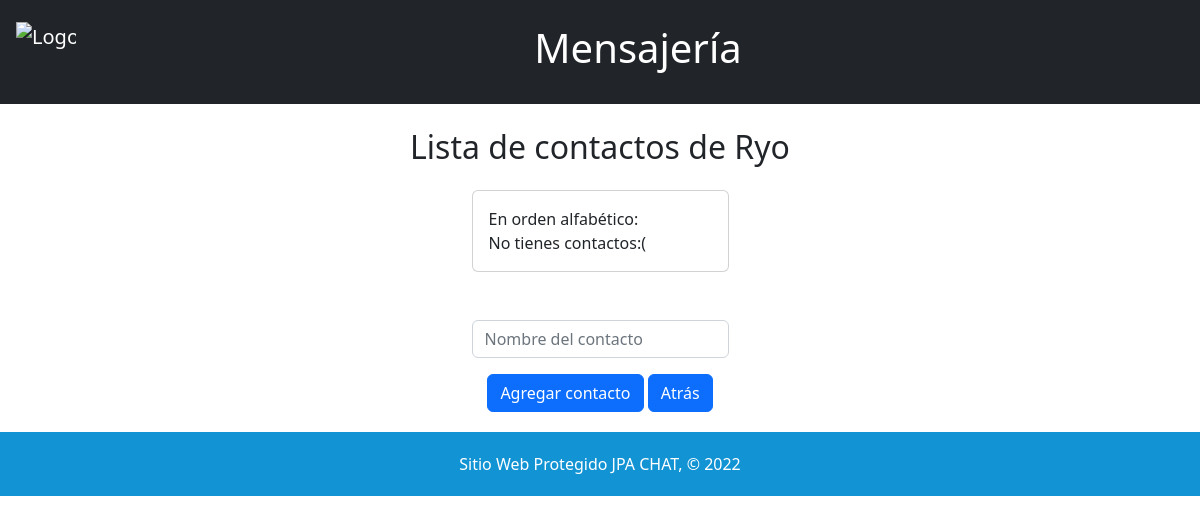
The page /php/ver_contactos.php (signed in) on the database as committed earlier.
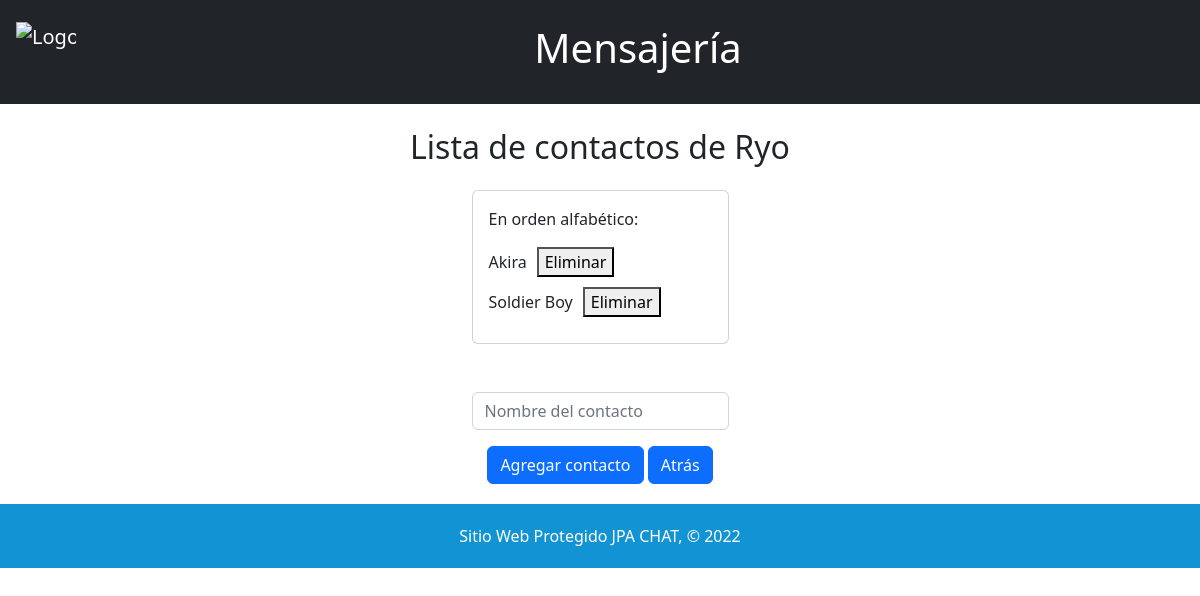
The same page on the database as committed later.
### tables this page shows
CREATE TABLE `contactos` (
  `id_user` int(11) NOT NULL,
  `id_contacto` int(11) NOT NULL
);

CREATE TABLE `usuarios` (
  `id` int(11) NOT NULL,
  `username` varchar(25) NOT NULL,
  `password` varchar(10) NOT NULL,
  `telefono` int(11) NOT NULL,
  `correo` varchar(64) NOT NULL,
  `img` text NOT NULL
);

### php/ver_contactos.php (the view, shortened to what this page needs)
<!DOCTYPE html>
<html lang="es">
<head>
  <link rel="stylesheet" href="../assets/css/ver_contactos.css">
  <link href="https://cdn.jsdelivr.net/npm/bootstrap@5.2.0-beta1/dist/css/bootstrap.min.css" rel="stylesheet">
</head>
<body>
  <nav class="navbar navbar-expand navbar-dark bg-dark p-3">
    <a href="index.php" class="navbar-brand">
      <img class="d-inline-block align-top" id="logo-header" src="https://w7.pngwing.com/pngs/673/236/png-transparent-telegram-app-logo-icon-application-symbol-message-messaging-app-technology-social-media.png"
      width="60" height="60" alt="Logo de la aplicación">
    </a>
    <div class="collapse navbar-collapse" id="navbarNav">
      <ul class="navbar-nav mx-auto">
        <li class="nav-item active">
          <a href="index.php" class="nav-link active text-white" id="nombre-pag-header">
            <h1> Mensajería </h1>
          </a>
        </li>
      </ul>
    </div>
  </nav>
  <div id="container-main" class="d-flex justify-content-center align-items-center flex-column">
    <h2 class="text-center my-4"> Lista de contactos de
    <?php
    echo ($_SESSION["usuario"]);
    ?>
    </h2>
    <div class="row">
      <div class="col-sm">
        <div class="card mb">
          <div class="card-body">
            <p class="card-text">En orden alfabético:</p>
            <?php
            include_once "conexion_bd.php";
            $sql = "SELECT id FROM usuarios WHERE username = :username";
            $query = $base->prepare($sql);
            $query->bindValue(":username", $_SESSION["usuario"]);
            $query->execute();
            $id_user = $query->fetch()[0];
            $sql = "SELECT id_contacto FROM contactos WHERE id_user = :id_user";
            $sql .= " ORDER BY (SELECT username FROM usuarios WHERE id = contactos.id_contacto) ASC";
            $query = $base->prepare($sql);
            $query->bindValue(":id_user", $id_user);
            $query->execute();
            $resultados = $query->fetchAll();
            if (!empty($resultados)) {
              foreach ($resultados as $resultado) {
                $id_contacto = $resultado['id_contacto'];
                $sql = "SELECT username FROM usuarios WHERE id = :id_contacto";
                $query = $base->prepare($sql);
                $query->bindValue(":id_contacto", $id_contacto);
                $query->execute();
                $nombre_contacto = $query->fetch()[0];
                echo '<div class="contacto">';
                echo $nombre_contacto;
                echo '<form action="eliminar_contacto.php" method="GET">';
                echo '<button type="submit">Eliminar</button>';
                echo '</form>';
                echo '</div>';
              }
            } else {
              echo "No tienes contactos:(";
            }
            ?>
          </div>
        </div>
        <div class="text-center">
            <form action="agregar_contacto.php" method="POST">
                <input type="text" name="contacto" class="form-control mt-5" placeholder="Nombre del contacto" required autofocus>
                <button type="submit" class="btn btn-primary mt-3">Agregar contacto</button>
                <a href="index.php" class="text-decoration-none link-light">
                <button type="button" class="btn btn-primary mt-3">Atrás</button>
            </a>
            </form>
        </div>
      </div>
    </div>
  </div>
  <footer>
        Sitio Web Protegido JPA CHAT, © 2022
  </footer>
</body>
</html>

Rows that differ between the two databases and show on the page:
added contactos: usuarios.username "Akira"
added contactos: usuarios.username "Soldier Boy"
Other text that changed with them:
text no longer shown: "No tienes contactos:("
